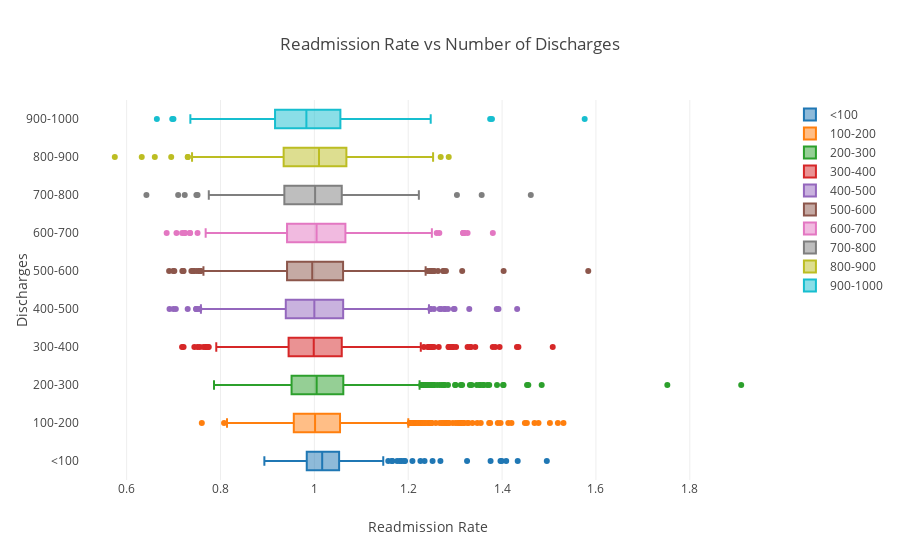

Here is the notebook cell this chart was saved with:
### Code cell
x100 = df["Excess Readmission Ratio"][df["Number of Discharges"]<=100][df["Number of Discharges"].isnull()== False][df["Excess Readmission Ratio"].isnull()== False]
x200 = df["Excess Readmission Ratio"][df["Number of Discharges"]<=200][df["Number of Discharges"]>100][df["Number of Discharges"].isnull()== False][df["Excess Readmission Ratio"].isnull()== False]
x300 = df["Excess Readmission Ratio"][df["Number of Discharges"]<=300][df["Number of Discharges"]>200][df["Number of Discharges"].isnull()== False][df["Excess Readmission Ratio"].isnull()== False]
x400 = df["Excess Readmission Ratio"][df["Number of Discharges"]<=400][df["Number of Discharges"]>300][df["Number of Discharges"].isnull()== False][df["Excess Readmission Ratio"].isnull()== False]
x500 = df["Excess Readmission Ratio"][df["Number of Discharges"]<=500][df["Number of Discharges"]>400][df["Number of Discharges"].isnull()== False][df["Excess Readmission Ratio"].isnull()== False]
x600 = df["Excess Readmission Ratio"][df["Number of Discharges"]<=600][df["Number of Discharges"]>500][df["Number of Discharges"].isnull()== False][df["Excess Readmission Ratio"].isnull()== False]
x700 = df["Excess Readmission Ratio"][df["Number of Discharges"]<=700][df["Number of Discharges"]>600][df["Number of Discharges"].isnull()== False][df["Excess Readmission Ratio"].isnull()== False]
x800 = df["Excess Readmission Ratio"][df["Number of Discharges"]<=800][df["Number of Discharges"]>700][df["Number of Discharges"].isnull()== False][df["Excess Readmission Ratio"].isnull()== False]
x900 = df["Excess Readmission Ratio"][df["Number of Discharges"]<=900][df["Number of Discharges"]>800][df["Number of Discharges"].isnull()== False][df["Excess Readmission Ratio"].isnull()== False]
x1000 = df["Excess Readmission Ratio"][df["Number of Discharges"]<=1000][df["Number of Discharges"]>900][df["Number of Discharges"].isnull()== False][df["Excess Readmission Ratio"].isnull()== False]


trace0 = go.Box(x=x100, name="<100")
trace1 = go.Box(x=x200, name="100-200")
trace2 = go.Box(x=x300, name="200-300")
trace3 = go.Box(x=x400, name="300-400")
trace4 = go.Box(x=x500, name="400-500")
trace5 = go.Box(x=x600, name="500-600")
trace6 = go.Box(x=x700, name="600-700")
trace7 = go.Box(x=x800, name="700-800")
trace8 = go.Box(x=x900, name="800-900")
trace9 = go.Box(x=x1000, name="900-1000")

data = [trace0, trace1,trace2, trace3,trace4, trace5,trace6, trace7, trace8, trace9]

# Edit the layout
layout = dict(title = 'Readmission Rate vs Number of Discharges',
              xaxis = dict(title = 'Readmission Rate'),
              yaxis = dict(title = 'Discharges'),
              )

#Plot 
fig = go.Figure(data=data, layout =layout)
iplot(fig)

### Figure 1 — Plotly figure (JSON) as saved in the notebook; plotly's stock layout.template omitted (floating-point values rounded to 4 significant figures; data arrays with more than 128 entries replaced by an {"elided": "..."} marker saying what was removed)
{"data": [{"name": "<100", "type": "box", "uid": "63e766f4-c7ef-11e8-af09-a820660c6deb", "x": {"elided": "1223 float values"}}, {"name": "100-200", "type": "box", "uid": "63e8f63e-c7ef-11e8-bb1d-a820660c6deb", "x": {"elided": "2725 float values"}}, {"name": "200-300", "type": "box", "uid": "63e8f906-c7ef-11e8-a0f5-a820660c6deb", "x": {"elided": "2184 float values"}}, {"name": "300-400", "type": "box", "uid": "63e8fa9e-c7ef-11e8-805c-a820660c6deb", "x": {"elided": "1642 float values"}}, {"name": "400-500", "type": "box", "uid": "63e8fc74-c7ef-11e8-a097-a820660c6deb", "x": {"elided": "1118 float values"}}, {"name": "500-600", "type": "box", "uid": "63e8fe0c-c7ef-11e8-ba9e-a820660c6deb", "x": {"elided": "819 float values"}}, {"name": "600-700", "type": "box", "uid": "63e8ff9e-c7ef-11e8-9de2-a820660c6deb", "x": {"elided": "540 float values"}}, {"name": "700-800", "type": "box", "uid": "63e90124-c7ef-11e8-b6c1-a820660c6deb", "x": {"elided": "347 float values"}}, {"name": "800-900", "type": "box", "uid": "63e902be-c7ef-11e8-a9d1-a820660c6deb", "x": {"elided": "257 float values"}}, {"name": "900-1000", "type": "box", "uid": "63e90446-c7ef-11e8-b889-a820660c6deb", "x": {"elided": "179 float values"}}], "layout": {"title": "Readmission Rate vs Number of Discharges", "xaxis": {"title": "Readmission Rate"}, "yaxis": {"title": "Discharges"}}}
